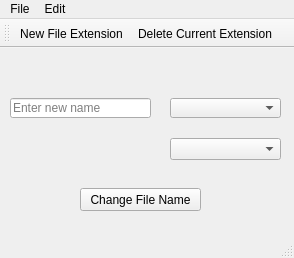
<?xml version="1.0" encoding="UTF-8"?>
<ui version="4.0">
 <class>MainWindow</class>
 <widget class="QMainWindow" name="MainWindow">
  <property name="geometry">
   <rect>
    <x>0</x>
    <y>0</y>
    <width>294</width>
    <height>258</height>
   </rect>
  </property>
  <property name="windowTitle">
   <string>FileNamer</string>
  </property>
  <widget class="QWidget" name="centralWidget">
   <widget class="QLineEdit" name="lineEdit">
    <property name="geometry">
     <rect>
      <x>10</x>
      <y>50</y>
      <width>141</width>
      <height>20</height>
     </rect>
    </property>
    <property name="text">
     <string/>
    </property>
    <property name="placeholderText">
     <string>Enter new name</string>
    </property>
   </widget>
   <widget class="QPushButton" name="pushButton">
    <property name="geometry">
     <rect>
      <x>80</x>
      <y>140</y>
      <width>121</width>
      <height>23</height>
     </rect>
    </property>
    <property name="text">
     <string>Change File Name</string>
    </property>
    <property name="autoDefault">
     <bool>false</bool>
    </property>
    <property name="default">
     <bool>false</bool>
    </property>
    <property name="flat">
     <bool>false</bool>
    </property>
   </widget>
   <widget class="QComboBox" name="nameFormatBox">
    <property name="geometry">
     <rect>
      <x>170</x>
      <y>50</y>
      <width>111</width>
      <height>20</height>
     </rect>
    </property>
   </widget>
   <widget class="QComboBox" name="fileExtensionBox">
    <property name="geometry">
     <rect>
      <x>170</x>
      <y>90</y>
      <width>111</width>
      <height>22</height>
     </rect>
    </property>
   </widget>
  </widget>
  <widget class="QMenuBar" name="menuBar">
   <property name="geometry">
    <rect>
     <x>0</x>
     <y>0</y>
     <width>294</width>
     <height>21</height>
    </rect>
   </property>
   <widget class="QMenu" name="menuFileNamer">
    <property name="title">
     <string>File</string>
    </property>
    <addaction name="actionOpen_Folder"/>
   </widget>
   <widget class="QMenu" name="menuEdit">
    <property name="title">
     <string>Edit</string>
    </property>
    <addaction name="actionNew_File_Extension"/>
    <addaction name="actionDelete_Current_Extension"/>
   </widget>
   <addaction name="menuFileNamer"/>
   <addaction name="menuEdit"/>
  </widget>
  <widget class="QToolBar" name="mainToolBar">
   <attribute name="toolBarArea">
    <enum>TopToolBarArea</enum>
   </attribute>
   <attribute name="toolBarBreak">
    <bool>false</bool>
   </attribute>
   <addaction name="actionNew_File_Extension"/>
   <addaction name="actionDelete_Current_Extension"/>
  </widget>
  <widget class="QStatusBar" name="statusBar"/>
  <action name="actionOpen_Folder">
   <property name="text">
    <string>Open Folder</string>
   </property>
  </action>
  <action name="actionNew_File_Extension">
   <property name="icon">
    <iconset resource="Resources.qrc">
     <normaloff>:/Icons/Document-Add-icon.png</normaloff>:/Icons/Document-Add-icon.png</iconset>
   </property>
   <property name="text">
    <string>New File Extension</string>
   </property>
  </action>
  <action name="actionDelete_Current_Extension">
   <property name="icon">
    <iconset resource="Resources.qrc">
     <normaloff>:/Icons/Document-Delete-icon.png</normaloff>:/Icons/Document-Delete-icon.png</iconset>
   </property>
   <property name="text">
    <string>Delete Current Extension</string>
   </property>
  </action>
 </widget>
 <layoutdefault spacing="6" margin="11"/>
 <resources>
  <include location="Resources.qrc"/>
 </resources>
 <connections/>
</ui>
